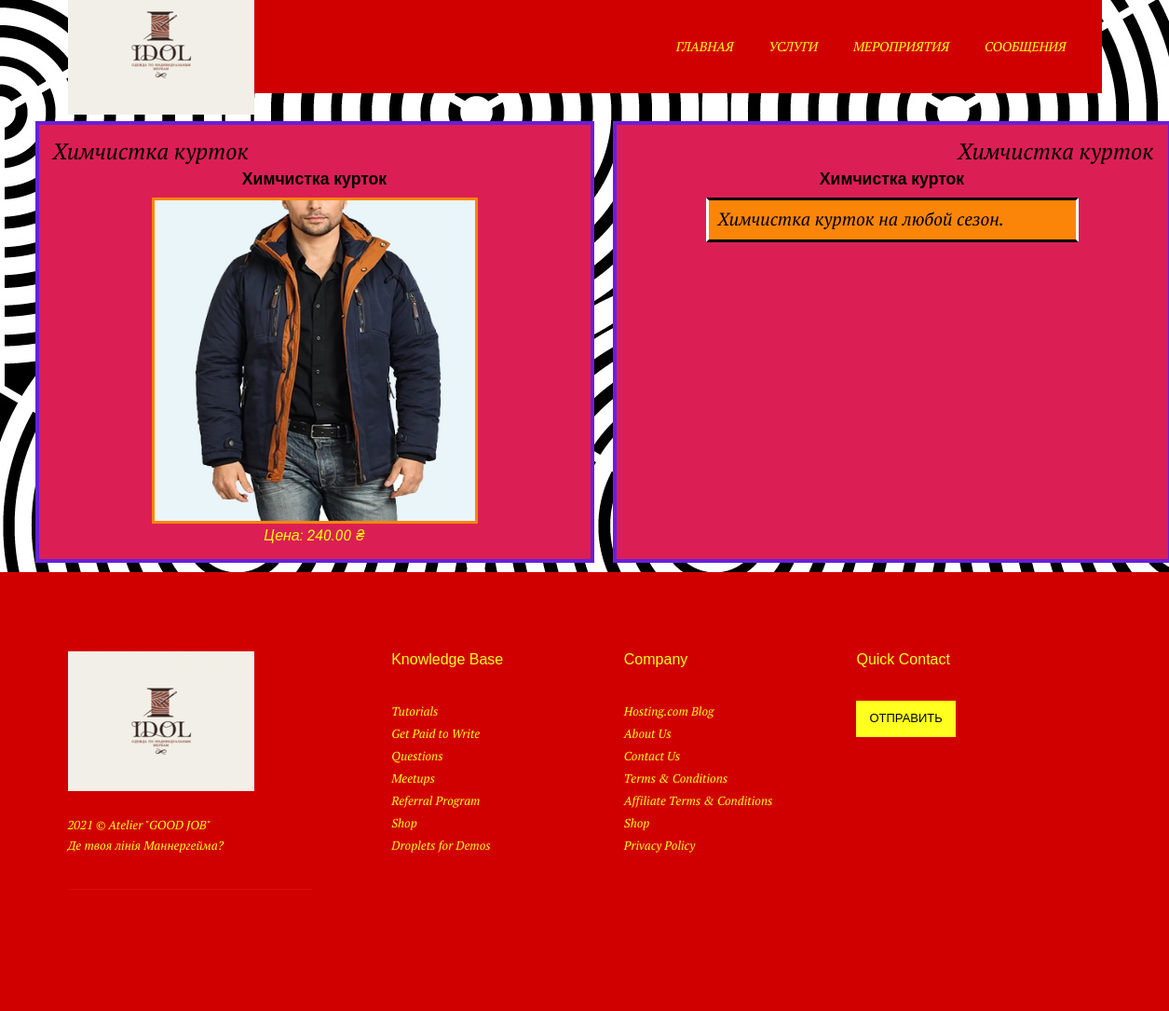
/favour/2, run on the app's committed database.
### main_atelier/models.py (models this page shows, shortened)
class Service(models.Model):
    def get_file_name_service(self, filename):
        ext = filename.split('.')[-1]
        filename = f'{uuid.uuid4()}.{ext}'
        return os.path.join('images/service/', filename)
    title = models.CharField(max_length=100)
    price = models.DecimalField(max_digits=7, decimal_places=2)
    is_visible = models.BooleanField(default=True)
    description = models.CharField(max_length=400, null=True)
    photo = models.ImageField(upload_to=get_file_name_service)
    category = models.ForeignKey(Category, on_delete=models.CASCADE)

### favour_atelier/views.py (the view)
# urls.py: path('<int:pk>', service_info),
def service_info(request, pk):
    favor = Service.objects.get(pk=pk)
    return render(request, 'service.html', context={'favor': favor})

### favour_atelier/templates/service.html
{% extends 'base.html' %}
{% block content %}
    <div class="central_block">
		<div class="container">
			<div class="row">
				<div class="block_style_2">
					<div class="left-top">{{ favor.title }}</div>
					<div class="title-text">{{ favor.title }}</div>
					<div class="block_img">
						<figure class="fig">
							<img src="{{ favor.photo.url }}">
							<figcaption>Цена: {{ favor.price }} &#8372;</figcaption>
                        </figure>
                    </div>
                </div>
                <div class="block_style_2">
                    <div class="right-top">{{ favor.title }}</div>
                    <div class="title-text">{{ favor.title }}</div>
                    <div class="text-style_2">
                        {{ favor.description }}
                    </div>
                </div>
            </div>
        </div>
    </div>
{% endblock %}

### static/css/style.css (style rules this page uses)
html { box-sizing: border-box; }
body { margin-top: 20px; font-family: 'Roboto', sans-serif; background: #FFFFFF; background: url('/static/beskonechny_fon.jpg'); margin-bottom: 10px; }
.block_style_2 { min-width: 600px; min-height: 450px; margin: 10px; padding: 10px; border: 4px solid #681FDB; background-color: #DB1F54; }
.left-top, .right-top { font-weight: 900; margin: 5px; font-size: 1.5em; font-family: 'PT Serif', sans-serif; }
.left-top { text-align: left; }
.right-top { text-align: right; }
.title-text { font-size: 1.1em; font-weight: 700; text-align: center; font-family: 'Columbia Print Cyrilic', sans-serif; }
.text-style_2 { font-family: 'PT Serif', sans-serif; font-size: 1.2em; padding: 10px; margin: 10px auto; background-color: #FA8508; max-width: 400px; border-top: 5px solid blue; border-right: 5px solid blue; border-top: 3px solid #000000; border-bottom: 3px solid #000000; border-left: 3px solid #FFFFFF; border-right: 3px solid #FFFFFF; word-wrap: break-word; }
.block_img img { width: 350px; height: 350px; border-top: 3px solid #FA8508; border-bottom: 3px solid #FA8508; border-left: 3px solid #FA8508; border-right: 3px solid #FA8508; }
.block_img { padding-top: 10px; }
.fig { display: block; text-align: center; font-style: italic; margin-top: 0; margin-bottom: 5px; color: #FAFA08; }
.container { max-width: 1230px; padding: 0 15px; margin: 0 auto; }
.central_block { display: flex; }
.row { display: flex; }

### data on the page
Service: title "Химчистка курток", photo (picture), price "240.00", description "Химчистка курток на любой сезон."
